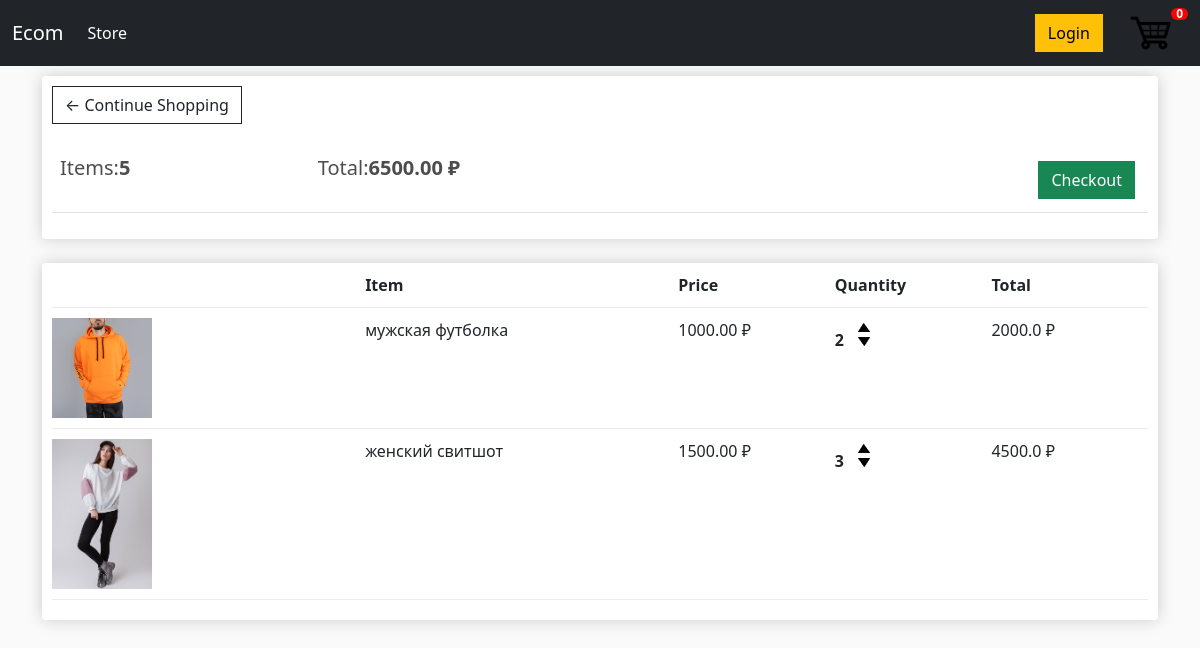
The page /cart/ (signed in) on the database as committed earlier.
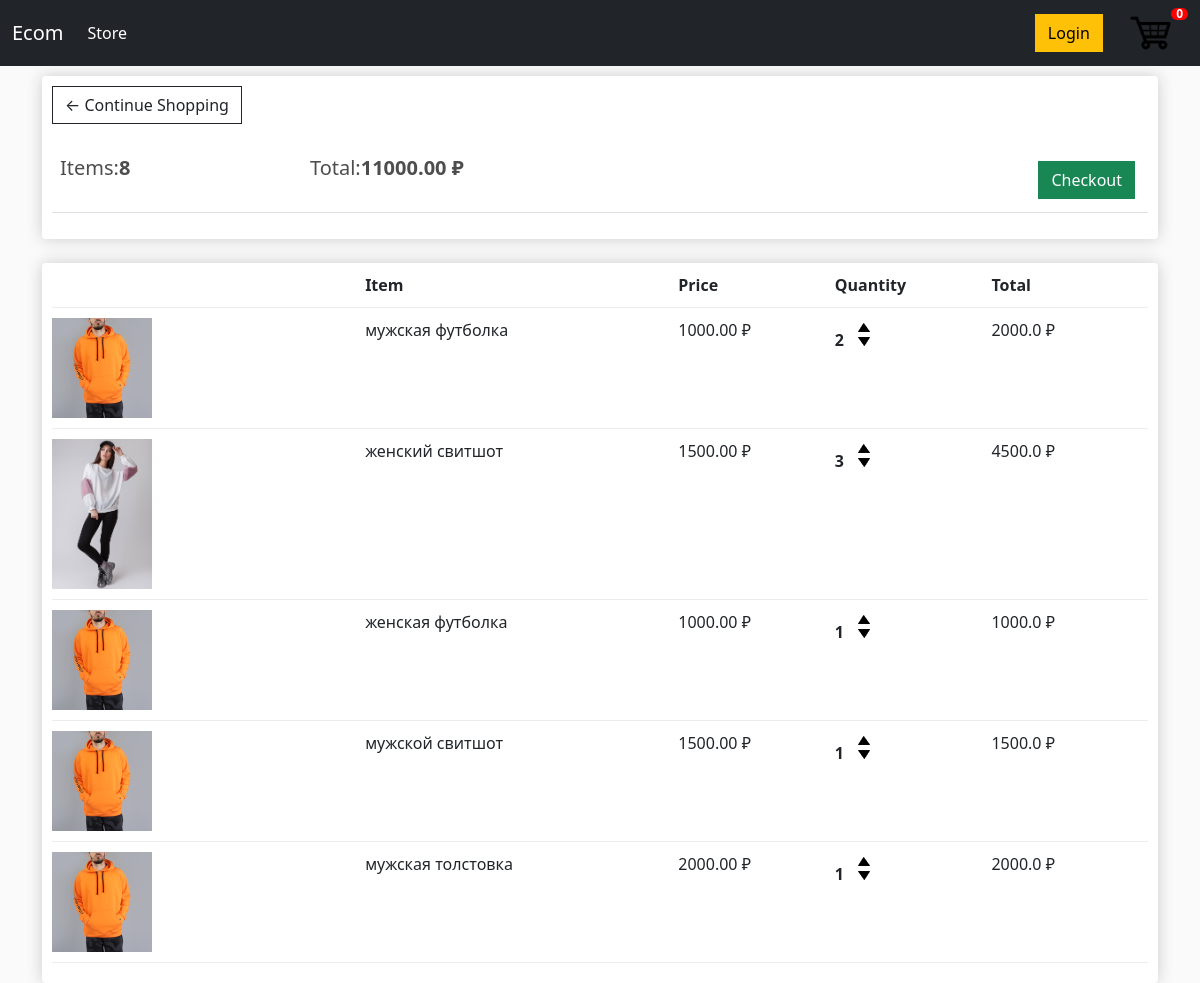
The same page on the database as committed later.
### mainapp/models.py (models this page shows, shortened)
class Order(models.Model):
    customer = models.ForeignKey(Customer, on_delete=models.SET_NULL, blank=True, null=True)
    date_order = models.DateTimeField(auto_now_add=True)
    complete = models.BooleanField(default=False, null=True, blank=False)
    transaction_id = models.CharField(max_length=200, null=True)
    def get_cart_total(self):
        orderitems = self.orderitem_set.all()
        total = sum([item.get_total for item in orderitems])
        return total
    def get_cart_items(self):
        orderitems = self.orderitem_set.all()
        items = sum([item.quantity for item in orderitems])
        return items

class OrderItem(models.Model):
    product = models.ForeignKey(Product, on_delete=models.SET_NULL, blank=True, null=True)
    order = models.ForeignKey(Order, on_delete=models.SET_NULL, blank=True, null=True)
    quantity = models.IntegerField(default=0, null=True, blank=True)
    date_added = models.DateTimeField(auto_now_add=True)
    @property
    def get_total(self):
        total = self.product.price * self.quantity
        return total

class Product(models.Model):
    name = models.CharField(max_length=200, null=True)
    price = models.FloatField()  # !!! not sure
    digital = models.BooleanField(default=False, null=True, blank=False)
    image = models.ImageField(null=True, blank=True)
    def imageURL(self):
        try:
            url = self.image.url
        except:
            url = ''
        return url

### mainapp/views.py (the view)
# urls.py: path('cart/', views.cart, name='cart'),
def cart(request):
    if request.user.is_authenticated:
        customer = request.user.customer
        order, created = Order.objects.get_or_create(customer=customer, complete=False)
        items = order.orderitem_set.all()
    else:
        items = []
        order = {'get_cart_total': 0, 'get_cart_items': 0}
    context = {'items': items, 'order': order}
    return render(request, 'mainapp/cart.html', context)

### mainapp/templates/mainapp/cart.html
{% extends 'mainapp/index.html' %}
{% load static %}
{% block content%}
    <div class="row">
        <div class="col-lg-12">
            <div class="box-element">
                <a class="btn btn-outline-dark" href="{% url 'store' %}">&#x2190; Continue Shopping</a>
                <br>
                <br>
                <table class="table">
                    <tr>
                        <th><h5>Items:<strong>{{order.get_cart_items}}</strong></h5></th>
                        <th><h5>Total:<strong>{{order.get_cart_total|floatformat:2}} ₽</strong></h5></th>
                        <th>
                            <a style="float:right;margin:5px" class="btn btn-success" href="{% url 'checkout' %}">Checkout</a>
                        </th>
                    </tr>
                </table>
            </div>
            <br>
            <div class="box-element">
                <div class="cart-row">
                    <div style="flex:2"></div>
                    <div style="flex:2"><strong>Item</strong></div>
                    <div style="flex:1"><strong>Price</strong></div>
                    <div style="flex:1"><strong>Quantity</strong></div>
                    <div style="flex:1"><strong>Total</strong></div>
                </div>
                {% for item in items %}
                <div class="cart-row">
                    <div style="flex:2"><img class="row-image" src="{{item.product.imageURL}}"></div>
                    <div style="flex:2">{{item.product.name}}</div>
                    <div style="flex:1">{{item.product.price|floatformat:2}} ₽</div>
                    <div style="flex:1">
						<p class="quantity">{{item.quantity}}</p>
						<div class="quantity">
							<img class="chg-quantity" src="{% static  'images/arrow-up.png' %}">
							<img class="chg-quantity" src="{% static  'images/arrow-down.png' %}">
						</div>
					</div>
					<div style="flex:1"><p>{{item.get_total}} ₽</p></div>
                </div>
                {% endfor %}
            </div>
        </div>
    </div>
{% endblock content%}

### mainapp/templates/mainapp/index.html (shortened to what this page needs)
<!DOCTYPE html>
<html lang="en">
{% load static %}
<head>
    <link href="https://cdn.jsdelivr.net/npm/bootstrap@5.1.0/dist/css/bootstrap.min.css" rel="stylesheet">
    <link rel="stylesheet" type="text/css" href="{% static 'css/index.css' %}">
</head>
<body>
    <nav class="navbar navbar-expand-lg navbar-dark bg-dark">
      <div class="container-fluid">
        <a class="navbar-brand" href="{% url 'store' %}">Ecom</a>
        <div class="collapse navbar-collapse" id="navbarSupportedContent">
          <ul class="navbar-nav me-auto mb-2 mb-lg-0">
            <li class="nav-item">
              <a class="nav-link active" aria-current="page" href="{% url 'store' %}">Store</a>
            </li>
          </ul>
           <div class="form-inline my-2 my-lg-0">
                <a href="#" class="btn btn-warning">Login</a>
                <a href="{% url 'cart' %}" style="color:#212429;">
                    <img  id="cart-icon" src="{% static 'images/cart.png' %}">
                </a>
                <span class='badge badge-warning' id='lblCartCount'> 0 </span>
	        </div>
        </div>
      </div>
    </nav>
    <div class="container">
        {% block content %}
        {% endblock content %}
    </div>
</body>
</html>

### static/css/index.css (style rules this page uses)
body { background-color: hsl(0, 0%, 98%); }
h1,h2,h3,h4,h5,h6 { color:hsl(0, 0%, 30%); }
.badge { padding-left: 9px; padding-right: 9px; -webkit-border-radius: 9px; -moz-border-radius: 9px; border-radius: 9px; }
#lblCartCount { font-size: 12px; background: #ff0000; color: #fff; padding: 0 5px; vertical-align: top; margin-left: -10px; }
.box-element { box-shadow:hsl(0, 0%, 80%) 0 0 16px; background-color: #fff; border-radius: 4px; padding: 10px; }
#cart-icon { width:50px; height:50px; border:0; display: inline-block; margin-left: 20px; }
.col-lg-4, .col-lg-6, .col-lg-8, .col-lg-12 { margin-top: 10px; }
.btn { border-radius: 0; }
.row-image { width: 100px; }
.cart-row { display: flex; align-items: flex-stretch; padding-bottom: 10px; margin-bottom: 10px; border-bottom: 1px solid #ececec; }
.quantity { display: inline-block; font-weight: 700; padding-right:10px; }
.chg-quantity { width: 12px; cursor: pointer; display: block; margin-top: 5px; transition:.1s; }

Rows that differ between the two databases and show on the page:
computed for Order: get_cart_items "5" → "8"; get_cart_total "6500.00" → "11000.00"
added OrderItem: product.imageURL (picture), product.name "женская футболка", product.price "1000.00", quantity "1", get_total "1000.0"
added OrderItem: product.imageURL (picture), product.name "мужской свитшот", product.price "1500.00", quantity "1", get_total "1500.0"
added OrderItem: product.imageURL (picture), product.name "мужская толстовка", product.price "2000.00", quantity "1", get_total "2000.0"
